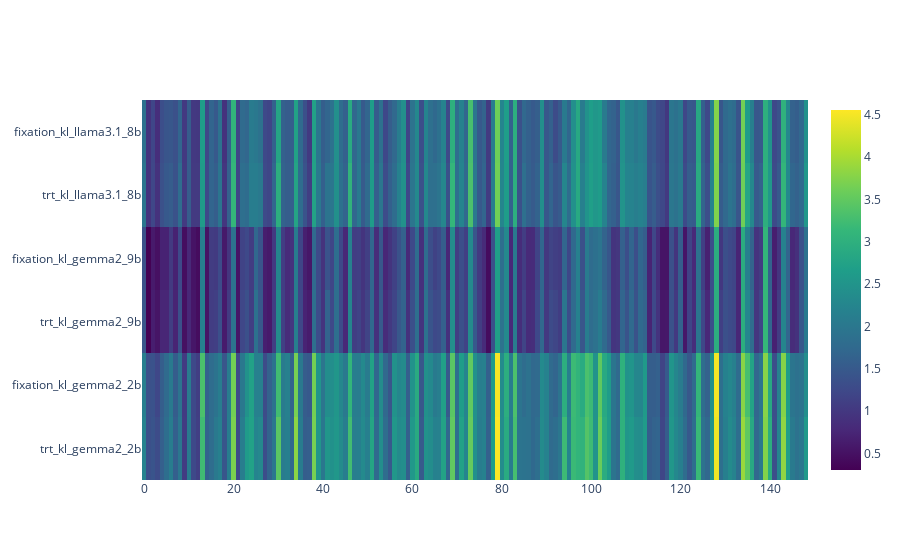

Source (notebook cell):
### Code cell
participants_data = [gemma22B_participant_level['entry_correlation_trt_kl'], 
                     gemma22B_participant_level['entry_correlation_fixation_kl'],
                     gemma29B_participant_level['entry_correlation_trt_kl'], 
                     gemma29B_participant_level['entry_correlation_fixation_kl'],
                     llama318B_participant_level['entry_correlation_trt_kl'], 
                     llama318B_participant_level['entry_correlation_fixation_kl'],]
                    

x = list(range(len(gemma22B_participant_level['entry_correlation_fixation_kl'])))
y = ['trt_kl_gemma2_2b', 
     'fixation_kl_gemma2_2b',
     'trt_kl_gemma2_9b', 
     'fixation_kl_gemma2_9b',
     'trt_kl_llama3.1_8b', 
     'fixation_kl_llama3.1_8b',]

heat_map(participants_data, x, y, '')

### Figure 1 — Plotly figure (JSON) as saved in the notebook; plotly's stock layout.template omitted (floating-point values rounded to 4 significant figures; data arrays with more than 128 entries replaced by an {"elided": "..."} marker saying what was removed)
{"data": [{"colorscale": [[0, "#440154"], [0.1111, "#482878"], [0.2222, "#3e4989"], [0.3333, "#31688e"], [0.4444, "#26828e"], [0.5556, "#1f9e89"], [0.6667, "#35b779"], [0.7778, "#6ece58"], [0.8889, "#b5de2b"], [1, "#fde725"]], "type": "heatmap", "x": {"elided": "149 int values"}, "y": ["trt_kl_gemma2_2b", "fixation_kl_gemma2_2b", "trt_kl_gemma2_9b", "fixation_kl_gemma2_9b", "trt_kl_llama3.1_8b", "fixation_kl_llama3.1_8b"], "z": {"elided": "6x149 float values"}}], "layout": {}}
